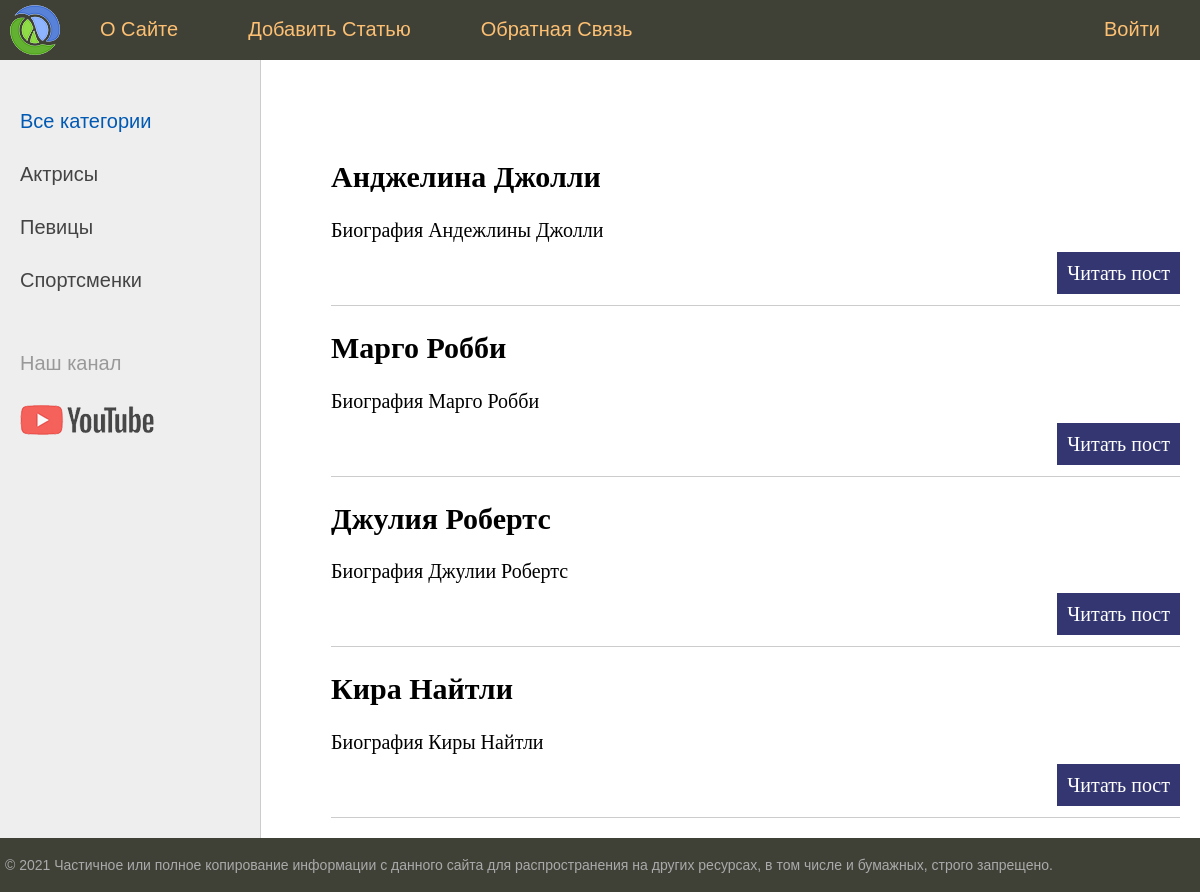
Before: / with the older database file.
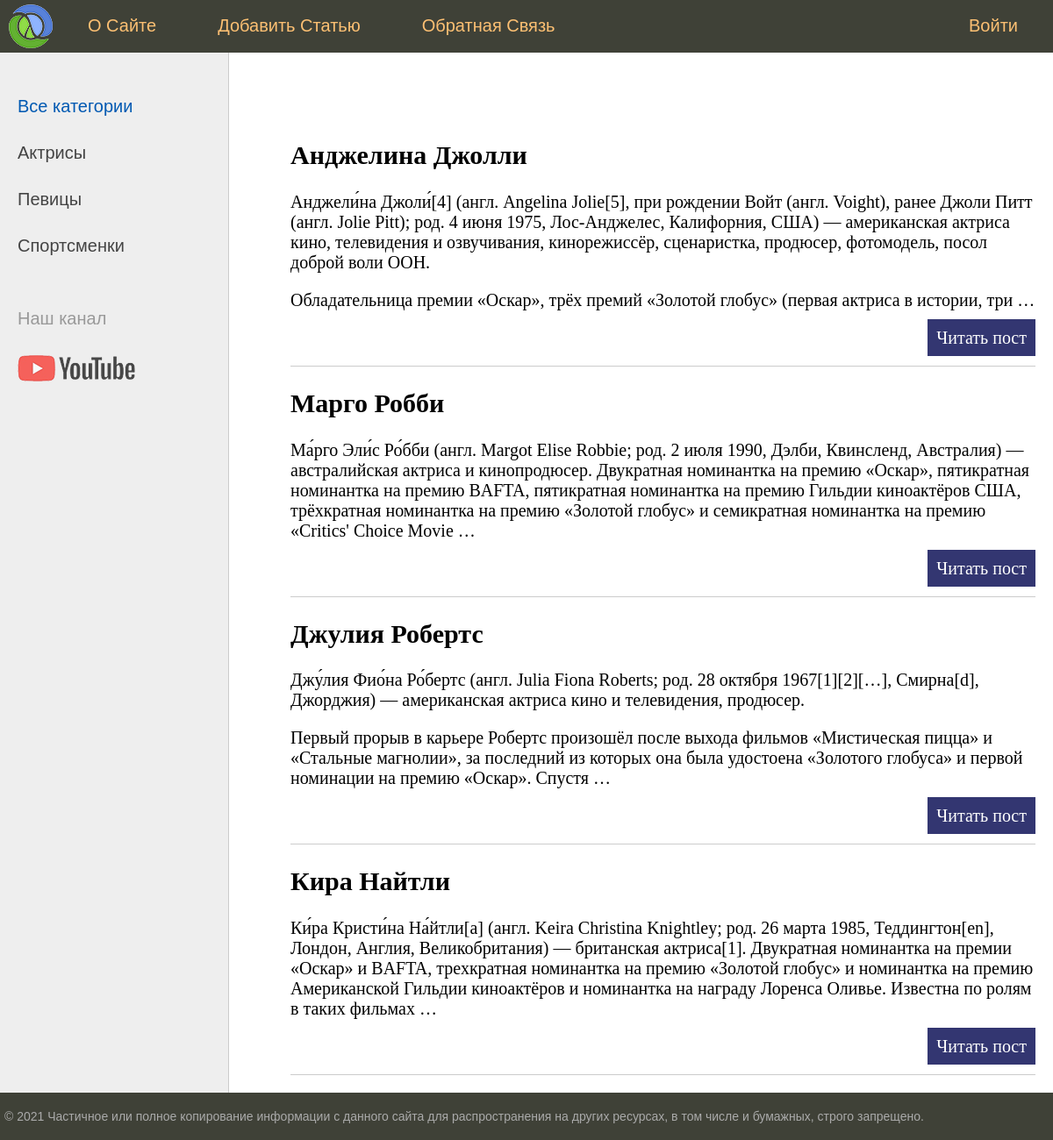
After: the same page with the newer database file.
### women/models.py (models this page shows, shortened)
class WOmen(models.Model):
    title = models.CharField(max_length=250)
    content = models.TextField(blank=True)
    photo = models.ImageField(upload_to='photos/%Y/%m/%d/')
    time_create = models.DateTimeField(auto_now_add=True)
    time_update = models.DateTimeField(auto_now=True)
    is_published = models.BooleanField(default=True)

### women/views.py (the view)
# urls.py: path('', index, name='home'),
def index(request):
    posts = WOmen.objects.all()
    return render(request, 'women/index.html', {'posts': posts, 'menu': menu, 'title': 'Главная страница'})

### women/templates/women/index.html (shortened to what this page needs)
{% extends 'women/base.html' %}
{% block content %}
<ul class="list-articles">
	{% for p in posts %}
			<li><h2>{{p.title}}</h2>
	{% autoescape on %}
	{{p.content|linebreaks|truncatewords:50}}
	{% endautoescape %}
			<p class="link-read-post"><a href="#">Читать пост</a></p>
			</li>
	{% endfor %}
</ul>
{% endblock %}

Changed rows visible on the page:
changed WOmen "Анджелина Джолли": content "Биография Андeжлины Джолли" → "Анджели́на Джоли́[4] (англ. Angelina Jolie[5], при рождении Войт (англ. Voight), ранее Джоли Питт (англ. Jolie Pitt); род. 4 июня 1975, Лос-Анджелес, Калифорния, США) — американская актриса кино, телевидения и озвучивания, кинорежиссёр, сценаристка, продюсер, фотомодель, посол доброй воли ООН. Обладательница премии «Оскар», трёх премий «Золотой глобус» (первая актриса в истории, три …"
changed WOmen "Марго Робби": content "Биография Марго Робби" → "Ма́рго Эли́с Ро́бби (англ. Margot Elise Robbie; род. 2 июля 1990, Дэлби, Квинсленд, Австралия) — австралийская актриса и кинопродюсер. Двукратная номинантка на премию «Оскар», пятикратная номинантка на премию BAFTA, пятикратная номинантка на премию Гильдии киноактёров США, трёхкратная номинантка на премию «Золотой глобус» и семикратная номинантка на премию «Critics' Choice Movie …"
changed WOmen "Джулия Робертс": content "Биография Джулии Робертс" → "Джу́лия Фио́на Ро́бертс (англ. Julia Fiona Roberts; род. 28 октября 1967[1][2][…], Смирна[d], Джорджия) — американская актриса кино и телевидения, продюсер. Первый прорыв в карьере Робертс произошёл после выхода фильмов «Мистическая пицца» и «Стальные магнолии», за последний из которых она была удостоена «Золотого глобуса» и первой номинации на премию «Оскар». Спустя …"
changed WOmen "Кира Найтли": content "Биография Киры Найтли" → "Ки́ра Кристи́на На́йтли[a] (англ. Keira Christina Knightley; род. 26 марта 1985, Теддингтон[en], Лондон, Англия, Великобритания) — британская актриса[1]. Двукратная номинантка на премии «Оскар» и BAFTA, трехкратная номинантка на премию «Золотой глобус» и номинантка на премию Американской Гильдии киноактёров и номинантка на награду Лоренса Оливье. Известна по ролям в таких фильмах …"
